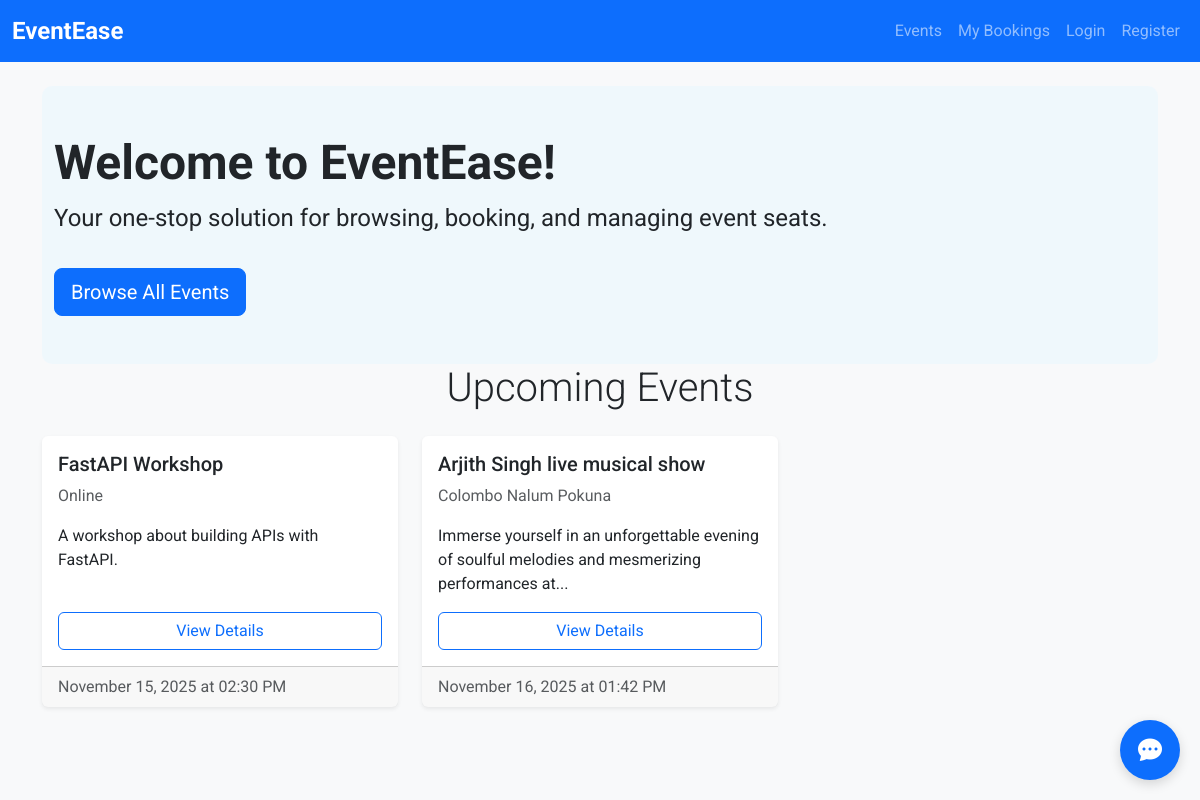
The page / on the database its author committed.
### models.py (models this page shows)
class Event(Base):
    __tablename__ = "events"
    id = Column(Integer, primary_key=True, index=True)
    title = Column(String, index=True, nullable=False)
    description = Column(String)
    location = Column(String, nullable=False)
    date_time = Column(DateTime, nullable=False)
    total_seats = Column(Integer, nullable=False)
    available_seats = Column(Integer, nullable=False)
    creator_id = Column(Integer, ForeignKey("users.id"))
    creator = relationship("User", back_populates="events")
    bookings = relationship("Booking", back_populates="event")

### app.py (the view)
@app.get("/", include_in_schema=False)
def read_home(request: Request, db: Session = Depends(get_db)):
    events = event_crud.get_events(db, skip=0, limit=6)
    return templates.TemplateResponse(
        "home.html",
        {"request": request, "events": events} # Add events to context
    )

### templates/home.html (shortened to what this page needs)
{% extends "base.html" %}
{% block content %}
    <div class.="shadow-sm rounded-3 p-5 mb-4 text-center text-white"
         >
        <div class="container-fluid py-5" style="background-color: rgba(232, 247, 255, 0.5); border-radius: 10px;">
            <h1 class="display-5 fw-bold">Welcome to EventEase!</h1>
            <p class="fs-4">Your one-stop solution for browsing, booking, and managing event seats.</p>
            <a href="/events" class="btn btn-primary btn-lg mt-3">Browse All Events</a>
        </div>
    </div>
    <h2 class="display-6 text-center mb-4">Upcoming Events</h2>
    <div class="row">
        {% for event in events %}
        <div class="col-md-4 mb-4">
            <div class="card h-100 shadow-sm event-card">
                <div class="card-body d-flex flex-column">
                    <h5 class="card-title">{{ event.title }}</h5>
                    <p class="card-text text-muted">{{ event.location }}</p>
                    <p class="card-text">{{ event.description | truncate(100) }}</p>
                    <a href="/events/{{ event.id }}" class="btn btn-outline-primary mt-auto">View Details</a>
                </div>
                <div class="card-footer text-muted">
                    {{ event.date_time.strftime('%B %d, %Y at %I:%M %p') }}
                </div>
            </div>
        </div>
        {% else %}
        </div>
        <div class="col">
            <p class="text-center">No upcoming events. Please check back soon!</p>
        </div>
        {% endfor %}
    </div>
{% endblock %}

### static/css/style.css (style rules this page uses)
body { font-family: 'Roboto', sans-serif; background-color: #f8f9fa; }
.event-card { border: none; transition: all 0.3s ease; height: 100%; }

### rows shown on the page
Event: title "FastAPI Workshop", location "Online", description "A workshop about building APIs with FastAPI.", date_time "November 15, 2025 at 02:30 PM"
Event: title "Arjith Singh live musical show", location "Colombo Nalum Pokuna", description "Immerse yourself in an unforgettable evening of soulful melodies and mesmerizing performances at...", date_time "November 16, 2025 at 01:42 PM"
